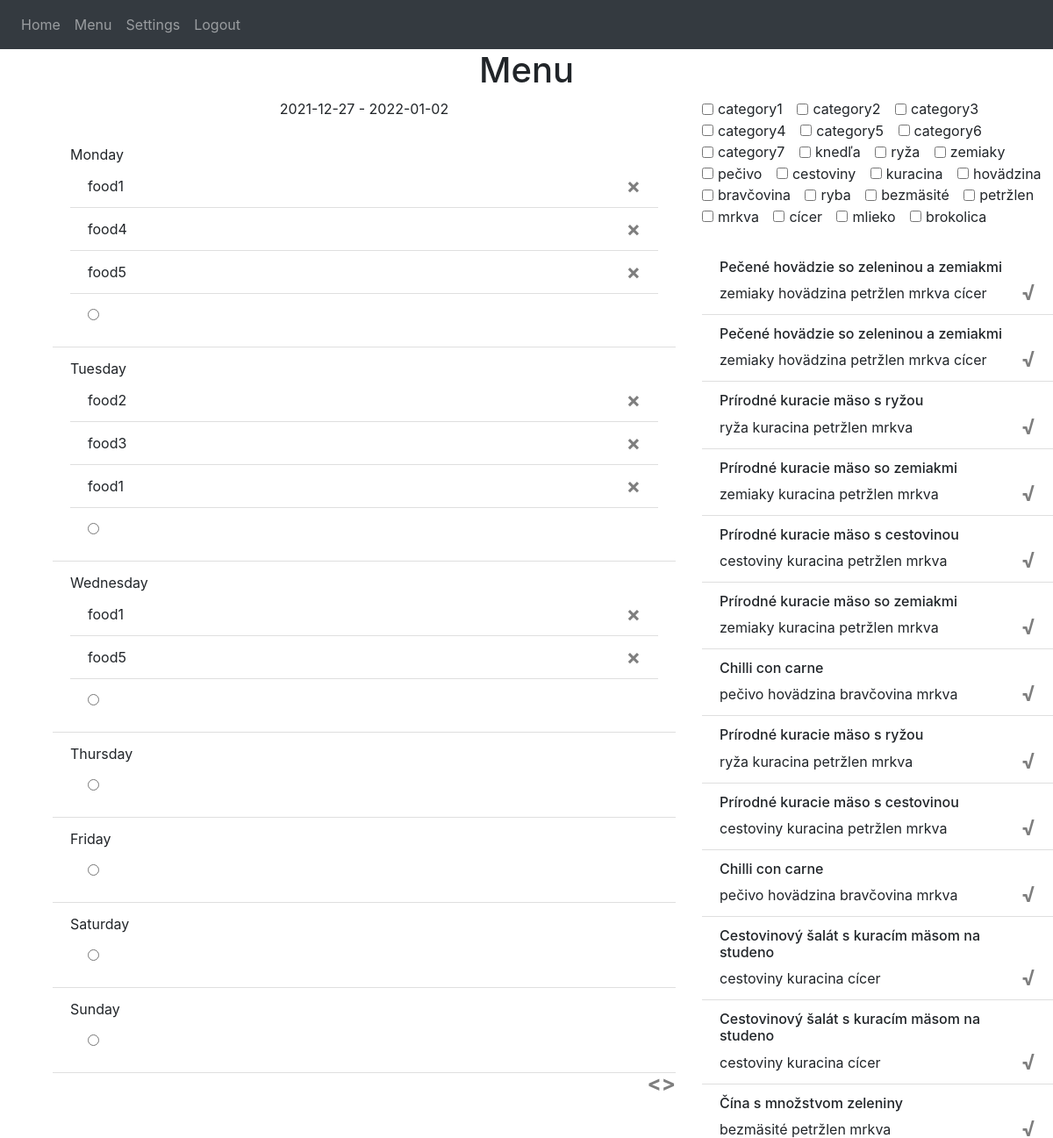
/menu (signed in), run on the app's committed database.
### src/models.py (models this page shows)
class Food(db.Model):
    __tablename__ = "foods"
    id = db.Column(db.Integer, primary_key = True)
    name = db.Column(db.String(100))
    data = db.Column(db.String(10000))
    date = db.Column(db.DateTime(timezone = True), default = func.now())
    lastServed = db.Column(db.Date, default = datetime.date(2021,12,10))
    value = db.Column(db.Float())
    user_id = db.Column(db.Integer,db.ForeignKey('users.id'))
    categories = db.relationship('Category', secondary = 'food_category',back_populates = 'foods')
    menus = db.relationship('Menu', secondary = 'food_menu', back_populates = 'foods', lazy='dynamic')

class Category(db.Model):
    __tablename__ = "categories"
    id = db.Column(db.Integer, primary_key=True)
    name = db.Column(db.String(100))
    value = db.Column(db.Float())
    immediateValue = db.Column(db.Float())
    user_id = db.Column(db.Integer,db.ForeignKey('users.id'))
    foods = db.relationship('Food',secondary='food_category',back_populates='categories')

### src/views.py (the view)
@views.route('/menu',methods=['GET','POST'])
@login_required
def menu():
    foodlist = get_food_list(current_user, date(2021,12,28))
    mydate = request.args.get('date')
    categories_checked = request.args.get('categories')
    if mydate:
        mydate = datetime.strptime(mydate, "%Y-%m-%d").date()
        menu = get_menu(current_user,mydate.isocalendar().year,mydate.isocalendar().week)
    else:
        menu = get_menu(current_user)
    if categories_checked:
        print("CATEGORIES")
        print(categories_checked)
        categories_checked = categories_checked.split(',')
        foodlist = filter_food_list(foodlist, categories_checked)
        categories = build_categories(current_user, categories_checked)
    else:
        categories = build_categories(current_user)
    return render_template("menu.html", user = current_user, foodlist = foodlist, menu = menu, categories = categories)

### src/__init__.py (called while the page is built)
def create_app():
    app = Flask(__name__)
    app.config['SECRET_KEY'] = 'tajny klucik'
    app.config['SQLALCHEMY_DATABASE_URI'] = f'sqlite:///{DB_NAME}'
    app.config['UPLOAD_FOLDER'] = configuration.UPLOAD_FOLDER
    db.init_app(app)
    from .views import views
    from .auth import auth
    app.register_blueprint(views, url_prefix='/')
    app.register_blueprint(auth, url_prefix='/')
    from .models import User, Food, Category, FoodCategory
    create_database(app)
    login_manager = LoginManager()
    login_manager.login_view = 'auth.login'
    login_manager.init_app(app)
    @login_manager.user_loader
    def load_user(id):
        return User.query.get(int(id))
    return app

### src/build.py (called while the page is built)
def build_categories(user, showCategories: list = None) -> dict:
    categories = { cat.id : {'checked' : 0, 'name': cat.name } for cat in user.categories}
    print(showCategories)
    if showCategories != None:
        for x in showCategories:
            categories[int(x)]['checked'] = 1
    print(categories)
    return categories

### src/menuview.py (called while the page is built)
def get_menu(user, year: int = None, weekNumber: int = None) -> dict:
    if year == None and weekNumber == None:
        return select_week(user, dt.date.today().isocalendar().year, dt.date.today().isocalendar().week)
    return select_week(user, year, weekNumber)

### src/recommend.py (called while the page is built)
def get_food_list(user, date) -> dict:
    dataframe = get_correct_dataframe(user, date)
    sortedListofID = dataframe.sort_values('value',axis = 0, ascending = False).index.tolist()
    return build_dict(sortedListofID)

def build_dict(idList: list) -> dict:
    return dict([ make_dict_keyval(k) for k in idList])

def make_dict_keyval(key: int):
    food = Food.query.get(key)
    value = { "name" : food.name,
              "categories" : [(x.id,x.name) for x in food.categories] }
    return (key,value)

def get_correct_dataframe(user, date) -> pd.DataFrame:
    foods = pd.read_sql(f"select * from foods where user_id = {user.id}",db.engine).drop(['date','user_id'],axis='columns')['id']
    categories = pd.read_sql(f"select * from categories where user_id = {user.id}",db.engine)['id']
    foods = pd.DataFrame(foods)
    matrix = foods.join(pd.DataFrame(
        [[0. for x in categories.tolist()]],
        index = foods.index,
        columns = categories.tolist()
    ))
    matrix['date_value'] = 0
    computedMatrix = compute_value(create_matrix(user,matrix,date), create_scalar(categories))
    return computedMatrix

### src/templates/menu.html (shortened to what this page needs)
{% extends "base.html" %}
{% block content %}
<h1 align="center">Menu</h1>
<div class="container">
    <div class="row">
        <div class="col-8">
            <p style="text-align: center;">{{menu['Monday']['date']|string+' - '+menu['Sunday']['date']|string}}</p>
            <ul class="list-group list-group-flush" id="menu">
            {% for day in menu %}
            <li class="list-group-item">
                {{day}}
                <ul class="list-group list-group-flush">
                {% for item in menu[day]['foods'] %}
                    <li class="list-group-item">
                        {{item[1]}}
                        <button type="button" class="close" onClick="deleteMenuFood({{ menu[day]['menu_id']}} , {{item[0]}} )">
                            <span aria-hidden="true">&times;</span>
                        </button>
                    </li>
                {% endfor %}
                <li class="list-group-item">
                    <input type="radio" name="weekday" value="{{menu[day]['date']}}">
                </li>
                </ul>
            </li>
            {% endfor %}
            </ul>
            <div style="text-align: center;">
                <button type="button" class="close" onClick="changeToPage({{  '"'+menu['Monday']['nextweek']|string+'"'  }})">
                    <span aria-hidden="true">&gt;</span>
                </button>
                <button type="button" class="close" onClick="changeToPage({{  '"'+menu['Monday']['beforeweek']|string+'"'  }})">
                    <span aria-hidden="true">&lt;</span>
                </button>
            </div>
        </div>
        <div class="col-4">
            <div style="position: fixed;">
                <div>
                    {% for cat in categories %}
                    <div class="form-check form-check-inline">
                        <input type="checkbox" class="form-check-input" id="{{cat}}" autocomplete="off" value="{{cat}}" name="categoryfilter"
                        {% if categories[cat]['checked'] == 1 %} checked  {% endif %}>
                        <label class="form-check-label" for="{{cat}}">{{ categories[cat]['name'] }}</label>
                    </div>
                    {% endfor %}
                </div>
                <br>
                <div>
                    <ul class="list-group list-group-flush" id="foods">
                        {% for food in foodlist %}
                        <li class="list-group-item">
                            <h6>{{foodlist[food]['name']}}</h6>
                            <div>
                                {% for category in foodlist[food]['categories']%}
                                    {{category[1]}}
                                {% endfor %}
                                <button type="button" class="close" onClick="addToMenu({{ food }})">
                                    <span aria-hidden="true">&radic;</span>
                                </button>
                            </div>
                        </li>
                        {% endfor %}
                    </ul>
                </div>
            </div>
        </div>
    </div>
</div>
{% endblock %}

### data on the page
Food: name "food1"
Food: name "food4"
Food: name "food5"
Food: name "food2"
Food: name "food3"
Category: name "category1"
Category: name "category2"
Category: name "category3"
Category: name "category4"
Category: name "category5"
Category: name "category6"
Category: name "category7"
Category: name "knedľa"
Category: name "ryža", name "ryža"
Category: name "zemiaky", name "zemiaky"
Category: name "pečivo", name "pečivo"
Category: name "cestoviny", name "cestoviny"
Category: name "kuracina", name "kuracina"
Category: name "hovädzina", name "hovädzina"
Category: name "bravčovina", name "bravčovina"
Category: name "ryba"
Category: name "bezmäsité", name "bezmäsité"
Category: name "petržlen", name "petržlen"
Category: name "mrkva", name "mrkva"
Category: name "cícer", name "cícer"
Category: name "mlieko"
Category: name "brokolica"
Food: name "Pečené hovädzie so zeleninou a zemiakmi"
Food: name "Pečené hovädzie so zeleninou a zemiakmi"
Food: name "Prírodné kuracie mäso s ryžou"
Food: name "Prírodné kuracie mäso so zemiakmi"
Food: name "Prírodné kuracie mäso s cestovinou"
Food: name "Prírodné kuracie mäso so zemiakmi"
Food: name "Chilli con carne"
Food: name "Prírodné kuracie mäso s ryžou"
Food: name "Prírodné kuracie mäso s cestovinou"
Food: name "Chilli con carne"
Food: name "Cestovinový šalát s kuracím mäsom na studeno"
Food: name "Cestovinový šalát s kuracím mäsom na studeno"
Food: name "Čína s množstvom zeleniny"

### other printed values
{{ menu['Monday']['date']|string+' - '+menu['Sunday']['date']|string }} "2021-12-27 - 2022-01-02"
{{ day }} "Monday" "Tuesday" "Wednesday" "Thursday" "Friday" "Saturday" "Sunday"
